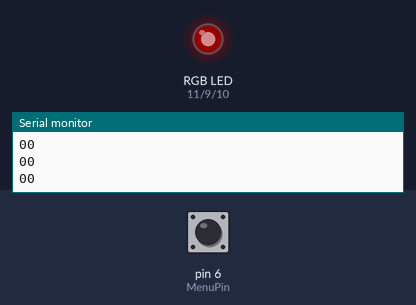
The program below on a simulated Arduino Nano, built with avr-gcc and run on an emulated ATmega328P. Parts: an RGB LED mixed from three pins (HIGH = lit), the last lines printed to the serial monitor. The test bench sets the inputs (shaded band); at power-on: pin 6 (MenuPin) LOW. Dim RGB values are drawn brighter than linear; random numbers use the default seed unless the program sets one.

Above: at 1.2 s.
1.3 s: pin 6 (MenuPin) pulled HIGH for 0.15 s
At 1.99 s:
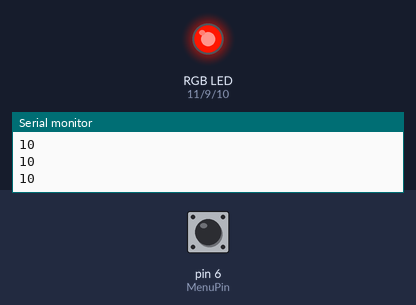
At 2.6 s:
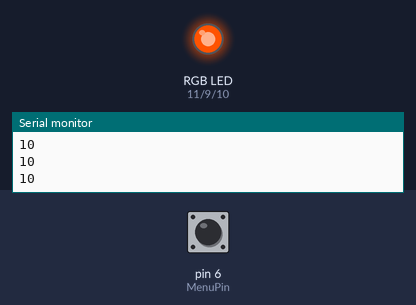
4.3 s: pin 6 (MenuPin) pulled HIGH for 1 s
At 6.3 s:
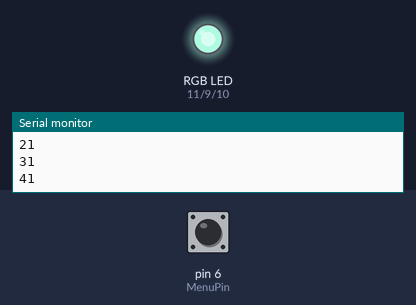
Timing chart, 0 to 7.8 s (numbered marks = the images above; inputs shaded):
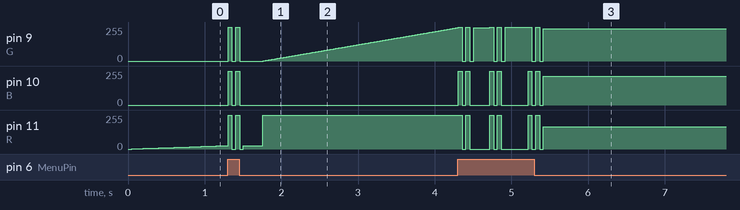

Measured:
- after the input at 1.3 s, pin 9 (G): ramps from 0/255 to 255/255 and jumps back, once every 0.10 s; pin 10 (B): alternates 255/255 for 0.05 s and 0/255 for 0.05 s, 4 changes in all, then stays 0/255, starting at once

The program:

main.cpp
```cpp
#include <Arduino.h>

#define R 11
#define G 9
#define B 10

#define ModeValFade             0
#define ModeValSmoothRed        1
#define ModeValTechno           2
#define ModeValTechnoRandColor  3

#define MenuPin 6
#define ModeVal 3

int Rval = 0;
int Gval = 0;
int Bval = 0;

int MenuVal = 0;

bool ButtonPressed = false;

void SmoothRed();
void SmoothAll();
void fade();
void Techno();
void TechnoRandColor();

void Mode();
void CheckMenuButton();
void FlashForRecognize();
void DelayForNextClick();

void setup() {
  Serial.begin(115200);

  pinMode(R, OUTPUT);
  pinMode(B, OUTPUT);
  pinMode(G, OUTPUT);

  pinMode(MenuPin, INPUT);
}

void loop() {
  Mode();
}
void Mode(){
  if(MenuVal == ModeValFade){
    fade();
  }
  DelayForNextClick();
  if (MenuVal == ModeValSmoothRed){
    SmoothRed();
  }
  DelayForNextClick();
  if(MenuVal == ModeValTechno){
    Techno();
  }
  DelayForNextClick();
  if(MenuVal == ModeValTechnoRandColor){
    TechnoRandColor();
  }
}

void SmoothRed(){
  analogWrite(R, 255);
  for (int i=0; i <= 255; i++){
    if(ButtonPressed){
      break;
    }
    CheckMenuButton();
    analogWrite(G, i);
    delay(10);
  }
  for (int i=0; i <= 255; i++){
    if(ButtonPressed){
      break;
    }
    CheckMenuButton();
    analogWrite(B, i);
    delay(10);
  }
  for (int i=255; i >= 0; i--){
    if(ButtonPressed){
      break;
    }
    CheckMenuButton();
    analogWrite(B, i);
    delay(10);
  }
  for (int i=255; i >= 0; i--){
    if(ButtonPressed){
      break;
    }
    CheckMenuButton();
    analogWrite(G, i);
    delay(10);
  }
  ButtonPressed = false;
}

void fade() {
  int r, g, b;

  // fade from blue to violet
  for (r = 0; r < 256; r++) {
    if(ButtonPressed){
      break;
    }
    CheckMenuButton();
    analogWrite(R, r);
    delay(50);
  }
  // fade from violet to red
  for (b = 255; b > 0; b--) {
    if(ButtonPressed){
      break;
    }
    CheckMenuButton();
    analogWrite(B, b);
    delay(50);
  }
  // fade from red to yellow
  for (g = 0; g < 256; g++) {
    if(ButtonPressed){
      break;
    }
    CheckMenuButton();
    analogWrite(G, g);
    delay(50);
  }
  // fade from yellow to green
  for (r = 255; r > 0; r--) {
    if(ButtonPressed){
      break;
    }
    CheckMenuButton();
    analogWrite(R, r);
    delay(50);
  }
  // fade from green to teal
  for (b = 0; b < 256; b++) {
    if(ButtonPressed){
      break;
    }
    CheckMenuButton();
    analogWrite(B, b);
    delay(50);
  }
  // fade from teal to blue
  for (g = 255; g > 0; g--) {
    if(ButtonPressed){
      break;
    }
    CheckMenuButton();
    analogWrite(G, g);
    delay(50);
  }
  ButtonPressed = false;
}

void Techno(){
  while (!ButtonPressed){
    if (!ButtonPressed){
      CheckMenuButton();
      analogWrite(R, 0);
      analogWrite(G, 255);
      delay(100);
    }
    if (!ButtonPressed){
      analogWrite(G, 0);
      analogWrite(B, 255);
      delay(100);
    }
    if (!ButtonPressed){
      CheckMenuButton();
      analogWrite(B, 0);
      analogWrite(R, 255);
      delay(100);
    }
  }
  ButtonPressed = false;
}

void CheckMenuButton(){
  //Serial.println(digitalRead(MenuPin));
  if (digitalRead(MenuPin) == 1 && MenuVal <= ModeVal){
    FlashForRecognize();
    ButtonPressed = true;
    MenuVal++;
  }
  if(digitalRead(MenuPin) == 1 && MenuVal > ModeVal){
    FlashForRecognize();
    ButtonPressed = true;
    MenuVal = 0;
  }
  Serial.print(MenuVal);
  Serial.println(ButtonPressed);
}


void DelayForNextClick(){
  delay(200);
}

void FlashForRecognize(){

  for (int i = 0; i < 2; i++){
    analogWrite(R, 255);
    analogWrite(G, 255);
    analogWrite(B, 255);
    delay (50);
    analogWrite(R, 0);
    analogWrite(G, 0);
    analogWrite(B, 0);
    delay(50);
  }
}

void TechnoRandColor(){
   while (!ButtonPressed){
    if (!ButtonPressed){
      int randR = random(0, 256);
      int randG = random(0, 256);
      int randB = random(0, 256);

      CheckMenuButton();
      analogWrite(R,randR);
      analogWrite(G,randG);
      analogWrite(B,randB);
      delay(100);
    }
  }
  ButtonPressed = false;
}
```
